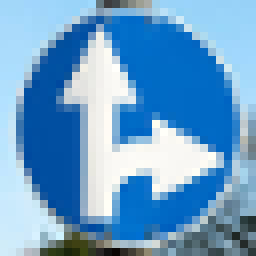
#> input picture Term1/CarND-Traffic-Sign-Classifier-Project/unseen_images/front_right.png, 32 x 32 px (shown 8 times larger); its folder holds only this picture in this run
$ jupyter execute --allow-errors Traffic_Sign_Classifier.ipynb
#> lines starting #> are read from the running program, lines starting #| are printed output that depends on the picture
# Self-Driving Car Engineer Nanodegree

## Deep Learning

## Project: Build a Traffic Sign Recognition Classifier

In this notebook, a template is provided for you to implement your functionality in stages, which is required to successfully complete this project. If additional code is required that cannot be included in the notebook, be sure that the Python code is successfully imported and included in your submission if necessary.

> **Note**: Once you have completed all of the code implementations, you need to finalize your work by exporting the iPython Notebook as an HTML document. Before exporting the notebook to html, all of the code cells need to have been run so that reviewers can see the final implementation and output. You can then export the notebook by using the menu above and navigating to  \n",
    "**File -> Download as -> HTML (.html)**. Include the finished document along with this notebook as your submission.

In addition to implementing code, there is a writeup to complete. The writeup should be completed in a separate file, which can be either a markdown file or a pdf document. There is a [write up template](https://github.com/udacity/CarND-Traffic-Sign-Classifier-Project/blob/master/writeup_template.md) that can be used to guide the writing process. Completing the code template and writeup template will cover all of the [rubric points](https://review.udacity.com/#!/rubrics/481/view) for this project.

The [rubric](https://review.udacity.com/#!/rubrics/481/view) contains "Stand Out Suggestions" for enhancing the project beyond the minimum requirements. The stand out suggestions are optional. If you decide to pursue the "stand out suggestions", you can include the code in this Ipython notebook and also discuss the results in the writeup file.

>**Note:** Code and Markdown cells can be executed using the **Shift + Enter** keyboard shortcut. In addition, Markdown cells can be edited by typically double-clicking the cell to enter edit mode.

---
## Step 0: Load The Data

[cell 1]
# Auxiliary functions for data exploration
import math
import matplotlib.pyplot as plt
import numpy as np


# [116 lines left out: functions summary_data, visualize_dataset, show_preprocessed_images, show_histogram, show_images, show_predictions and 2 more, not called in this run]

[cell 2]
# Auxiliary functions for data augmentation
import random
import cv2


# [55 lines left out: functions apply_gaussian_blur, increase_contrast, rotate_image, augment_image, augment_dataset, not called in this run]

[cell 3]
# Preprocessing
def normalize(img):
    return ((img - 128.) / 128.).astype(np.float32)


def grayscale(img):
    return cv2.cvtColor(img, cv2.COLOR_BGR2GRAY)


def histogram(img):
    return cv2.equalizeHist(img)


def preprocess(img):
    result = grayscale(img)
    result = histogram(result)
    result = normalize(result)
    return result

---

## Step 1: Dataset Summary & Exploration

The pickled data is a dictionary with 4 key/value pairs:

- `'features'` is a 4D array containing raw pixel data of the traffic sign images, (num examples, width, height, channels).
- `'labels'` is a 1D array containing the label/class id of the traffic sign. The file `signnames.csv` contains id -> name mappings for each id.
- `'sizes'` is a list containing tuples, (width, height) representing the original width and height the image.
- `'coords'` is a list containing tuples, (x1, y1, x2, y2) representing coordinates of a bounding box around the sign in the image. **THESE COORDINATES ASSUME THE ORIGINAL IMAGE. THE PICKLED DATA CONTAINS RESIZED VERSIONS (32 by 32) OF THESE IMAGES**

Complete the basic data summary below. Use python, numpy and/or pandas methods to calculate the data summary rather than hard coding the results. For example, the [pandas shape method](http://pandas.pydata.org/pandas-docs/stable/generated/pandas.DataFrame.shape.html) might be useful for calculating some of the summary results.

### Provide a Basic Summary of the Data Set Using Python, Numpy and/or Pandas

[cell 4]
import csv
import os
import pickle

SAVE_FILENAME = './alternative'
DATA_DIR = './traffic-signs-data/'
PROCESS_TRAINING = True

with open('signnames.csv') as sign_names_file:
#> (reads Term1/CarND-Traffic-Sign-Classifier-Project/signnames.csv from the repository)
    reader = csv.reader(sign_names_file)
    next(reader, None)
    sign_names = {int(row[0]): row[1] for row in reader}


training_file = os.path.join(DATA_DIR, 'train.p')
validation_file = os.path.join(DATA_DIR, 'valid.p')
testing_file = os.path.join(DATA_DIR, 'test.p')
#> (the rest of this cell did not finish here and is left out)

### Include an exploratory visualization of the dataset

Visualize the German Traffic Signs Dataset using the pickled file(s). This is open ended, suggestions include: plotting traffic sign images, plotting the count of each sign, etc.

The [Matplotlib](http://matplotlib.org/) [examples](http://matplotlib.org/examples/index.html) and [gallery](http://matplotlib.org/gallery.html) pages are a great resource for doing visualizations in Python.

**NOTE:** It's recommended you start with something simple first. If you wish to do more, come back to it after you've completed the rest of the sections. It can be interesting to look at the distribution of classes in the training, validation and test set. Is the distribution the same? Are there more examples of some classes than others?

#> (a cell that did not finish here is left out)

----

## Step 2: Design and Test a Model Architecture

Design and implement a deep learning model that learns to recognize traffic signs. Train and test your model on the [German Traffic Sign Dataset](http://benchmark.ini.rub.de/?section=gtsrb&subsection=dataset).

The LeNet-5 implementation shown in the [classroom](https://classroom.udacity.com/nanodegrees/nd013/parts/fbf77062-5703-404e-b60c-95b78b2f3f9e/modules/6df7ae49-c61c-4bb2-a23e-6527e69209ec/lessons/601ae704-1035-4287-8b11-e2c2716217ad/concepts/d4aca031-508f-4e0b-b493-e7b706120f81) at the end of the CNN lesson is a solid starting point. You'll have to change the number of classes and possibly the preprocessing, but aside from that it's plug and play!

With the LeNet-5 solution from the lecture, you should expect a validation set accuracy of about 0.89. To meet specifications, the validation set accuracy will need to be at least 0.93. It is possible to get an even higher accuracy, but 0.93 is the minimum for a successful project submission.

There are various aspects to consider when thinking about this problem:

- Neural network architecture (is the network over or underfitting?)
- Play around preprocessing techniques (normalization, rgb to grayscale, etc)
- Number of examples per label (some have more than others).
- Generate fake data.

Here is an example of a [published baseline model on this problem](http://yann.lecun.com/exdb/publis/pdf/sermanet-ijcnn-11.pdf). It's not required to be familiar with the approach used in the paper but, it's good practice to try to read papers like these.

### Pre-process the Data Set (normalization, grayscale, etc.)

Minimally, the image data should be normalized so that the data has mean zero and equal variance. For image data, `(pixel - 128)/ 128` is a quick way to approximately normalize the data and can be used in this project.

Other pre-processing steps are optional. You can try different techniques to see if it improves performance.

Use the code cell (or multiple code cells, if necessary) to implement the first step of your project.

#> (a cell that did not finish here is left out)

[cell 7]
from sklearn.utils import shuffle

# Preprocess data
#> (the rest of this cell did not finish here and is left out)

#> (a cell that did not finish here is left out)

### Model Architecture

[cell 9]
import tensorflow as tf
from tensorflow.contrib.layers import flatten


# [63 lines left out: function LeNet, not called in this run]

#> (a cell that did not finish here is left out)

[cell 11]
# [9 lines left out: function evaluate, not called in this run]

### Train, Validate and Test the Model

A validation set can be used to assess how well the model is performing. A low accuracy on the training and validation
sets imply underfitting. A high accuracy on the training set but low accuracy on the validation set implies overfitting.

[cell 12]
EPOCHS = 10
BATCH_SIZE = 128

# Train the model
# Calculate and report the accuracy on the training and validation set.

#> (the rest of this cell did not finish here and is left out)

---

## Step 3: Test a Model on New Images

To give yourself more insight into how your model is working, download at least five pictures of German traffic signs from the web and use your model to predict the traffic sign type.

You may find `signnames.csv` useful as it contains mappings from the class id (integer) to the actual sign name.

### Load and Output the Images

[cell 13]
import glob

# Test a Model on New Images
predictions_img_filter = './unseen_images/*.png'

# Load unseen images
images_path = [file for file in glob.glob(predictions_img_filter)]
original_images = []
for image_path in images_path:
    print(image_path)
    image = cv2.imread(image_path)
#> image is the input picture: shape (32, 32, 3); mean B, G, R 202.6, 159.7, 106.9
    # Images coming in BGR color format
    image = cv2.cvtColor(image, cv2.COLOR_BGR2RGB)
    original_images.append(image)

processed_original_images = [preprocess(img) for img in original_images]
#> in grayscale, `return cv2.cvtColor(img, cv2.COLOR_BGR2GRAY)`:
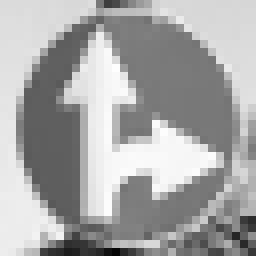
#> returned value: shape (32, 32) (shown 8 times larger); min 5, max 254, mean 166.5
#> in histogram, `return cv2.equalizeHist(img)`:
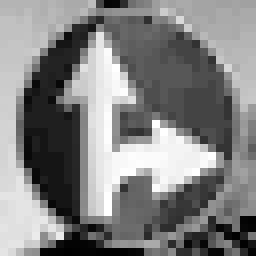
#> returned value: shape (32, 32) (shown 8 times larger); min 0, max 255, mean 129.3
#> processed_original_images = 1 item
processed_original_images = np.array(processed_original_images)[..., np.newaxis]

### Predict the Sign Type for Each Image

#> (a cell that did not finish here is left out)

### Analyze Performance

#> (a cell that did not finish here is left out)

### Output Top 5 Softmax Probabilities For Each Image Found on the Web

For each of the new images, print out the model's softmax probabilities to show the **certainty** of the model's predictions (limit the output to the top 5 probabilities for each image). [`tf.nn.top_k`](https://www.tensorflow.org/versions/r0.12/api_docs/python/nn.html#top_k) could prove helpful here.

The example below demonstrates how tf.nn.top_k can be used to find the top k predictions for each image.

`tf.nn.top_k` will return the values and indices (class ids) of the top k predictions. So if k=3, for each sign, it'll return the 3 largest probabilities (out of a possible 43) and the correspoding class ids.

Take this numpy array as an example. The values in the array represent predictions. The array contains softmax probabilities for five candidate images with six possible classes. `tk.nn.top_k` is used to choose the three classes with the highest probability:

```
# (5, 6) array
a = np.array([[ 0.24879643,  0.07032244,  0.12641572,  0.34763842,  0.07893497,
         0.12789202],
       [ 0.28086119,  0.27569815,  0.08594638,  0.0178669 ,  0.18063401,
         0.15899337],
       [ 0.26076848,  0.23664738,  0.08020603,  0.07001922,  0.1134371 ,
         0.23892179],
       [ 0.11943333,  0.29198961,  0.02605103,  0.26234032,  0.1351348 ,
         0.16505091],
       [ 0.09561176,  0.34396535,  0.0643941 ,  0.16240774,  0.24206137,
         0.09155967]])
```

Running it through `sess.run(tf.nn.top_k(tf.constant(a), k=3))` produces:

```
TopKV2(values=array([[ 0.34763842,  0.24879643,  0.12789202],
       [ 0.28086119,  0.27569815,  0.18063401],
       [ 0.26076848,  0.23892179,  0.23664738],
       [ 0.29198961,  0.26234032,  0.16505091],
       [ 0.34396535,  0.24206137,  0.16240774]]), indices=array([[3, 0, 5],
       [0, 1, 4],
       [0, 5, 1],
       [1, 3, 5],
       [1, 4, 3]], dtype=int32))
```

Looking just at the first row we get `[ 0.34763842,  0.24879643,  0.12789202]`, you can confirm these are the 3 largest probabilities in `a`. You'll also notice `[3, 0, 5]` are the corresponding indices.

[cell 16]
# Calculate the accuracy for the unseen images
# Output Top 5 Softmax Probabilities For Each Image
TOP_K = 5
#> (the rest of this cell did not finish here and is left out)

#> (a cell that did not finish here is left out)

### Project Writeup

Once you have completed the code implementation, document your results in a project writeup using this [template](https://github.com/udacity/CarND-Traffic-Sign-Classifier-Project/blob/master/writeup_template.md) as a guide. The writeup can be in a markdown or pdf file.

> **Note**: Once you have completed all of the code implementations and successfully answered each question above, you may finalize your work by exporting the iPython Notebook as an HTML document. You can do this by using the menu above and navigating to  \n",
    "**File -> Download as -> HTML (.html)**. Include the finished document along with this notebook as your submission.

---

## Step 4 (Optional): Visualize the Neural Network's State with Test Images

 This Section is not required to complete but acts as an additional excersise for understaning the output of a neural network's weights. While neural networks can be a great learning device they are often referred to as a black box. We can understand what the weights of a neural network look like better by plotting their feature maps. After successfully training your neural network you can see what it's feature maps look like by plotting the output of the network's weight layers in response to a test stimuli image. From these plotted feature maps, it's possible to see what characteristics of an image the network finds interesting. For a sign, maybe the inner network feature maps react with high activation to the sign's boundary outline or to the contrast in the sign's painted symbol.

 Provided for you below is the function code that allows you to get the visualization output of any tensorflow weight layer you want. The inputs to the function should be a stimuli image, one used during training or a new one you provided, and then the tensorflow variable name that represents the layer's state during the training process, for instance if you wanted to see what the [LeNet lab's](https://classroom.udacity.com/nanodegrees/nd013/parts/fbf77062-5703-404e-b60c-95b78b2f3f9e/modules/6df7ae49-c61c-4bb2-a23e-6527e69209ec/lessons/601ae704-1035-4287-8b11-e2c2716217ad/concepts/d4aca031-508f-4e0b-b493-e7b706120f81) feature maps looked like for it's second convolutional layer you could enter conv2 as the tf_activation variable.

For an example of what feature map outputs look like, check out NVIDIA's results in their paper [End-to-End Deep Learning for Self-Driving Cars](https://devblogs.nvidia.com/parallelforall/deep-learning-self-driving-cars/) in the section Visualization of internal CNN State. NVIDIA was able to show that their network's inner weights had high activations to road boundary lines by comparing feature maps from an image with a clear path to one without. Try experimenting with a similar test to show that your trained network's weights are looking for interesting features, whether it's looking at differences in feature maps from images with or without a sign, or even what feature maps look like in a trained network vs a completely untrained one on the same sign image.

<figure>

 <figcaption>
 <p></p>
 <p style="text-align: center;"> Your output should look something like this (above)</p>
 </figcaption>
</figure>
 <p></p>

[cell 18]
### Visualize your network's feature maps here.
### Feel free to use as many code cells as needed.

# image_input: the test image being fed into the network to produce the feature maps
# tf_activation: should be a tf variable name used during your training procedure that represents the calculated state of a specific weight layer
# activation_min/max: can be used to view the activation contrast in more detail, by default matplot sets min and max to the actual min and max values of the output
# plt_num: used to plot out multiple different weight feature map sets on the same block, just extend the plt number for each new feature map entry

# [24 lines left out: function outputFeatureMap, not called in this run]

[cell 19]
tf.reset_default_graph()
#> (this line was passed over: tensorflow is not available in this run)
